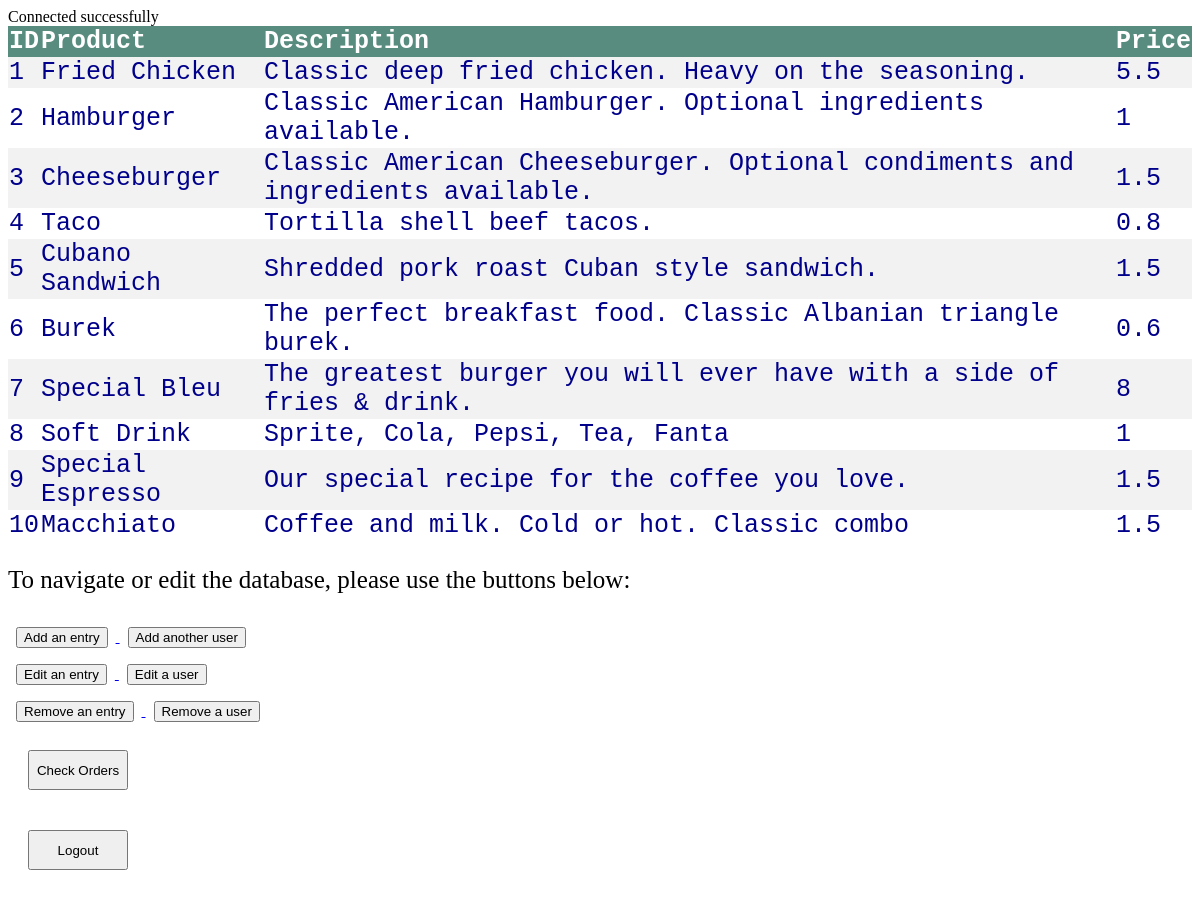
/conn.php, run on the app's committed database.
### tables this page shows
CREATE TABLE `menu` (
  `ID` int(3) NOT NULL,
  `Product` varchar(65) NOT NULL,
  `Description` text NOT NULL,
  `Price` double NOT NULL
);

### conn.php (the view, shortened to what this page needs)
<!DOCTYPE html>
<html lang="en">
<head>
  <link rel="stylesheet" href="datastyle.css " <?php echo time(); ?>>
</head>
<body>
  <table>
    <tr>
      <th>ID</th>
      <th>Product</th>
      <th>Description</th>
      <th>Price</th>
    </tr>
    <?php
    $servername = "localhost";
    $username = "root";
    $password = "";
    $db_used = "food_table";
    $conn = new mysqli($servername, $username, $password, $db_used);
    $sql = "SELECT * from menu";
    $result = $conn->query($sql);
    if ($result->num_rows > 0) {
      while ($row = $result->fetch_assoc()) {
        echo "<tr><td>" . $row["ID"] . "</td><td>" . $row["Product"] . "</td><td>" . $row["Description"] . "</td><td>" . $row["Price"] . "</td></tr>";
      }
      echo "</table>";
    } else {
      echo "0 results";
    }
    ?>
    <div class="editortext">
      <p>To navigate or edit the database, please use the buttons below:</p>
    </div>
    <div class="addbutton">
      <a href="addentry.php">
        <button style="margin:8px;">Add an entry</button>
      </a>
      <a href="adduser.php">
        <button style="margin:8px">Add another user</button>
      </a>
    </div>
    <div class="editbutton">
      <a href="edit.php">
        <button style="margin:8px;">Edit an entry</button>
      </a>
      <a href="edituser.php">
        <button style="margin:8px;">Edit a user</button>
      </a>
    </div>
    <div class="removebutton">
      <a href="remove.php">
        <button style="margin:8px;">Remove an entry</button>
      </a>
      <a href="removeuser.php">
        <button style="margin:8px;">Remove a user</button>
      </a>
    </div>
    <a href="orderstable.php">
      <button style="margin:20px; width: 100px; height: 40px;">Check Orders</button>
    </a>
    <div class="indexbutton">
      <a href="index.php">
        <button style="margin:20px; width: 100px; height: 40px;">Logout</button>
      </a>
    </div>
</body>
</html>

### datastyle.css (style rules this page uses)
table { border-collapse: collapse; width: 100%; color: darkblue; font-family: monospace; font-size: 25px; text-align: left; }
th { background-color: #588c7e; color: white; }
tr:nth-child(even) { background-color: #f2f2f2; }
.editortext { font-size: 25px; }

### data on the page
menu: ID "1", Product "Fried Chicken", Description "Classic deep fried chicken. Heavy on the seasoning.", Price "5.5"
menu: ID "2", Product "Hamburger", Description "Classic American Hamburger. Optional ingredients available.", Price "1"
menu: ID "3", Product "Cheeseburger", Description "Classic American Cheeseburger. Optional condiments and ingredients available.", Price "1.5"
menu: ID "4", Product "Taco", Description "Tortilla shell beef tacos.", Price "0.8"
menu: ID "5", Product "Cubano Sandwich", Description "Shredded pork roast Cuban style sandwich.", Price "1.5"
menu: ID "6", Product "Burek", Description "The perfect breakfast food. Classic Albanian triangle burek.", Price "0.6"
menu: ID "7", Product "Special Bleu", Description "The greatest burger you will ever have with a side of fries & drink.", Price "8"
menu: ID "8", Product "Soft Drink", Description "Sprite, Cola, Pepsi, Tea, Fanta", Price "1"
menu: ID "9", Product "Special Espresso", Description "Our special recipe for the coffee you love.", Price "1.5"
menu: ID "10", Product "Macchiato", Description "Coffee and milk. Cold or hot. Classic combo", Price "1.5"
